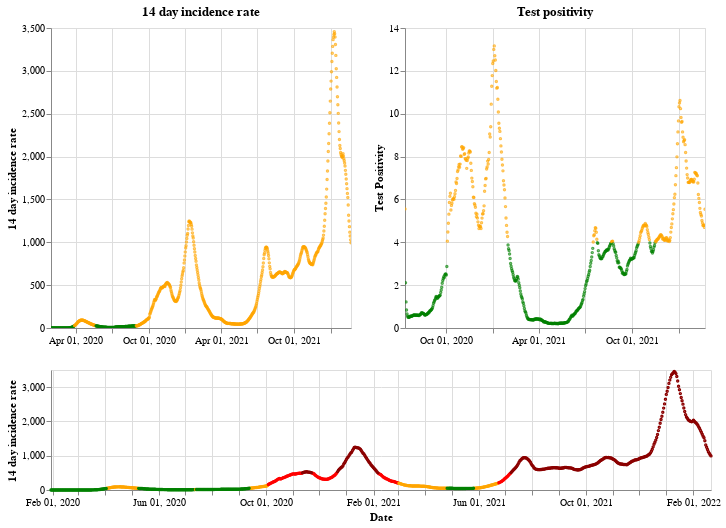

Here is the notebook cell this chart was saved with:
### Markdown cell above
## England

### Code cell
plot_traffic_light('England')

### Figure 1 — Vega-Lite specification as saved in the notebook (floating-point values rounded to 4 significant figures; data arrays with more than 128 entries replaced by an {"elided": "..."} marker saying what was removed)
{"config": {"view": {"continuousWidth": 400, "continuousHeight": 300}}, "vconcat": [{"hconcat": [{"mark": {"type": "point", "size": 2}, "encoding": {"color": {"condition": {"value": "green", "test": "(datum.twoWeeklyCasesRate <= 25)"}, "value": "orange"}, "tooltip": [{"type": "nominal", "field": "areaName"}, {"type": "temporal", "field": "date"}, {"type": "quantitative", "field": "twoWeeklyCasesRate"}, {"type": "quantitative", "field": "testPositivity"}], "x": {"type": "temporal", "axis": {"title": ""}, "field": "date", "scale": {"domain": {"selection": "DateBrush"}}, "timeUnit": "yearmonthdate"}, "y": {"type": "quantitative", "axis": {"title": "14 day incidence rate"}, "field": "twoWeeklyCasesRate"}}, "title": "14 day incidence rate", "width": 300}, {"mark": {"type": "point", "size": 2}, "encoding": {"color": {"condition": {"value": "green", "test": "(datum.testPositivity <= 4)"}, "value": "orange"}, "tooltip": [{"type": "nominal", "field": "areaName"}, {"type": "temporal", "field": "date"}, {"type": "quantitative", "field": "twoWeeklyCasesRate"}, {"type": "quantitative", "field": "testPositivity"}], "x": {"type": "temporal", "axis": {"title": ""}, "field": "date", "scale": {"domain": {"selection": "DateBrush"}}, "timeUnit": "yearmonthdate"}, "y": {"type": "quantitative", "axis": {"title": "Test Positivity"}, "field": "testPositivity"}}, "title": "Test positivity", "width": 300}]}, {"layer": [{"mark": {"type": "point", "size": 2}, "encoding": {"color": {"condition": {"value": "orange", "test": "(((datum.testPositivity < 4) && (datum.twoWeeklyCasesRate >= 50)) && (datum.twoWeeklyCasesRate < 200))"}, "value": "red"}, "opacity": {"condition": {"value": 1, "test": "((datum.twoWeeklyCasesRate >= 50) && (datum.twoWeeklyCasesRate < 500))"}, "value": 0}, "tooltip": [{"type": "nominal", "field": "areaName"}, {"type": "temporal", "field": "date"}, {"type": "quantitative", "field": "twoWeeklyCasesRate"}, {"type": "quantitative", "field": "testPositivity"}], "x": {"type": "temporal", "axis": {"title": "Date"}, "field": "date", "timeUnit": "yearmonthdate"}, "y": {"type": "quantitative", "axis": {"title": "14 day incidence rate"}, "field": "twoWeeklyCasesRate"}}, "selection": {"DateBrush": {"type": "interval", "encodings": ["x"], "fields": ["Time"]}}}, {"mark": {"type": "point", "size": 2}, "encoding": {"color": {"value": "darkred"}, "opacity": {"condition": {"value": 1, "test": "(datum.twoWeeklyCasesRate >= 500)"}, "value": 0}, "tooltip": [{"type": "nominal", "field": "areaName"}, {"type": "temporal", "field": "date"}, {"type": "quantitative", "field": "twoWeeklyCasesRate"}, {"type": "quantitative", "field": "testPositivity"}], "x": {"type": "temporal", "axis": {"title": "Date"}, "field": "date", "timeUnit": "yearmonthdate"}, "y": {"type": "quantitative", "axis": {"title": "14 day incidence rate"}, "field": "twoWeeklyCasesRate"}}}, {"mark": {"type": "point", "size": 2}, "encoding": {"color": {"condition": {"value": "green", "test": "((datum.testPositivity < 4) && (datum.twoWeeklyCasesRate < 50))"}, "value": "orange"}, "opacity": {"condition": {"value": 1, "test": "(datum.twoWeeklyCasesRate < 50)"}, "value": 0}, "tooltip": [{"type": "nominal", "field": "areaName"}, {"type": "temporal", "field": "date"}, {"type": "quantitative", "field": "twoWeeklyCasesRate"}, {"type": "quantitative", "field": "testPositivity"}], "x": {"type": "temporal", "axis": {"title": "Date"}, "field": "date", "timeUnit": "yearmonthdate"}, "y": {"type": "quantitative", "axis": {"title": "14 day incidence rate"}, "field": "twoWeeklyCasesRate"}}}], "height": 120, "width": 660}], "data": {"name": "data-b7c29fa6c5945d009f79763506c1aa53"}, "$schema": "https://vega.github.io/schema/vega-lite/v4.8.1.json", "datasets": {"data-b7c29fa6c5945d009f79763506c1aa53": {"elided": "754 records"}}}
